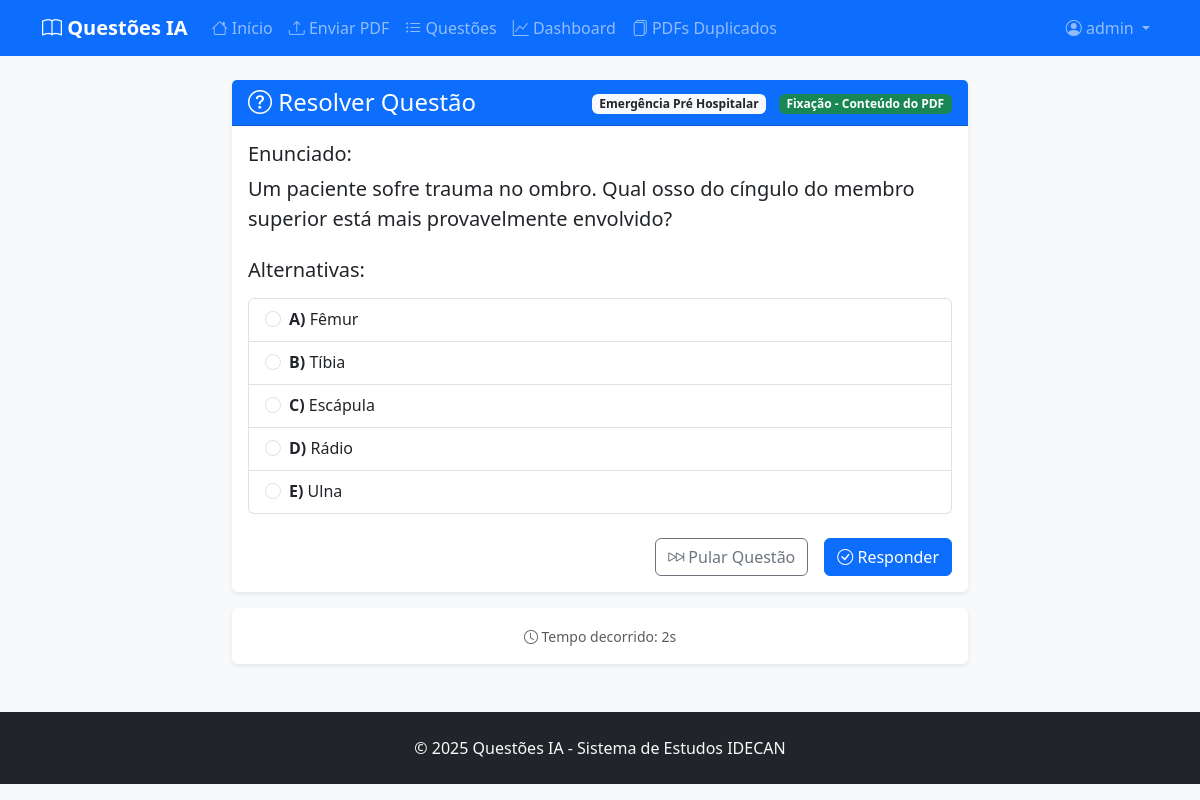
/resolver-questao/298/ (signed in), run on the app's committed database.
### core/models.py (models this page shows, shortened)
class Questao(models.Model):
    NIVEL_CHOICES = [
        ('fixacao', 'Fixação - Conteúdo do PDF'),
        ('medio', 'Médio - Aplicação Lógica'),
        ('dificil', 'Difícil - Lógica + Raciocínio Aplicado'),
        ('nivel_banca', 'Nível da Banca - Questão Real'),
    ]
    TIPO_CHOICES = [
        ('multipla_escolha', 'Múltipla Escolha'),
        ('certo_errado', 'Certo/Errado'),
        ('afirmacoes', 'Afirmações'),
        ('afirmacoes_variadas', 'Afirmações com Alternativas Variadas'),
        ('verdadeiro_falso', 'Verdadeiro ou Falso com Sequência'),
    ]
    INSTRUCAO_TIPO_CHOICES = [
        ('correto', 'Está CORRETO o que se afirma'),
        ('incorreto', 'Está INCORRETO o que se afirma'),
        ('corretos', 'Estão CORRETOS os itens'),
        ('incorretos', 'Estão INCORRETOS os itens'),
        ('correto_nos', 'Está CORRETO o que se afirma nos itens'),
        ('incorreto_nos', 'Está INCORRETO o que se afirma nos itens'),
    ]
    enunciado = models.TextField(verbose_name="Enunciado")
    tipo = models.CharField(max_length=20, choices=TIPO_CHOICES, default='multipla_escolha', verbose_name="Tipo")
    alternativas = models.JSONField(verbose_name="Alternativas")  # Lista de alternativas
    resposta_correta = models.CharField(max_length=1, verbose_name="Resposta Correta")
    explicacao = models.TextField(verbose_name="Explicação")
    justificativa_alternativas = models.JSONField(default=dict, verbose_name="Justificativa das Alternativas")
    referencia_pdf = models.TextField(blank=True, null=True, verbose_name="Referência no PDF")
    disciplina = models.ForeignKey(Disciplina, on_delete=models.CASCADE, verbose_name="Disciplina")
    nivel_dificuldade = models.CharField(max_length=20, choices=NIVEL_CHOICES, verbose_name="Nível de Dificuldade")
    pdf_origem = models.ForeignKey(PDFDocument, on_delete=models.CASCADE, verbose_name="PDF de Origem")
    data_criacao = models.DateTimeField(auto_now_add=True, verbose_name="Data de Criação")
    total_tentativas = models.IntegerField(default=0, verbose_name="Total de Tentativas")
    total_acertos = models.IntegerField(default=0, verbose_name="Total de Acertos")
    hash_conteudo = models.CharField(max_length=64, unique=True, null=True, blank=True, verbose_name="Hash do Conteúdo", help_text="Hash SHA-256 do enunciado para evitar duplicatas")
    afirmacoes = models.JSONField(null=True, blank=True, verbose_name="Afirmações", help_text="Lista de afirmações para questões do tipo 'Afirmações'")
    instrucao_tipo = models.CharField(max_length=20, choices=INSTRUCAO_TIPO_CHOICES, null=True, blank=True, verbose_name="Tipo de Instrução", help_text="Tipo de instrução para questões de afirmações")
    instrucao_texto = models.CharField(max_length=200, null=True, blank=True, verbose_name="Texto da Instrução", help_text="Texto personalizado da instrução")
    sequencia_resposta = models.CharField(max_length=10, null=True, blank=True, verbose_name="Sequência V/F", help_text="Sequência de V/F para questões do tipo 'Verdadeiro ou Falso' (ex: V-V-F-V)")
    instrucao_vf = models.CharField(max_length=200, null=True, blank=True, verbose_name="Instrução V/F", help_text="Instrução específica para questões V/F (ex: 'a sequência correta obtida no sentido de cima para baixo')")
    class Meta:
        verbose_name = "Questão"
        verbose_name_plural = "Questões"
        ordering = ['-data_criacao']
    def get_alternativas_display(self):
        if isinstance(self.alternativas, list):
            return {chr(65 + i): alt for i, alt in enumerate(self.alternativas)}
        return self.alternativas

class Disciplina(models.Model):
    codigo = models.CharField(max_length=50, unique=True, verbose_name="Código")
    nome = models.CharField(max_length=100, verbose_name="Nome")
    peso = models.IntegerField(default=1, verbose_name="Peso")
    questoes_prova = models.IntegerField(default=0, verbose_name="Questões na Prova")
    class Meta:
        verbose_name = "Disciplina"
        verbose_name_plural = "Disciplinas"
        ordering = ['nome']

### core/views.py (the view, shortened to what this page needs)
# urls.py: path('resolver-questao/<int:questao_id>/', views.resolver_questao, name='resolver_questao'),
@login_required
def resolver_questao(request, questao_id):
    questao = get_object_or_404(Questao, id=questao_id)
    if request.user.is_authenticated:
        questoes_respondidas_ids = list(TentativaQuestao.objects.filter(usuario=request.user).values_list('questao_id', flat=True))
        questoes_nao_respondidas = Questao.objects.exclude(id=questao_id).exclude(id__in=questoes_respondidas_ids)
        proxima_questao = questoes_nao_respondidas.order_by('?').first()
        if not proxima_questao:
            proxima_questao = Questao.objects.exclude(id=questao_id).order_by('?').first()
    else:
        proxima_questao = Questao.objects.exclude(id=questao_id).order_by('?').first()
    context = {
        'questao': questao,
        'proxima_questao': proxima_questao,
        'alternativas_display': questao.get_alternativas_display(),
    }
    return render(request, 'core/resolver_questao.html', context)

### templates/core/resolver_questao.html (shortened to what this page needs)
{% extends 'base.html' %}
{% block content %}
<div class="row justify-content-center">
    <div class="col-md-8">
        <div class="card">
            <div class="card-header bg-primary text-white">
                <div class="d-flex justify-content-between align-items-center">
                    <h4 class="mb-0">
                        <i class="bi bi-question-circle"></i> Resolver Questão
                    </h4>
                    <div>
                        <span class="badge bg-light text-dark me-2">{{ questao.disciplina.nome }}</span>
                        <span class="badge bg-{% if questao.nivel_dificuldade == 'fixacao' %}success{% elif questao.nivel_dificuldade == 'medio' %}warning{% elif questao.nivel_dificuldade == 'dificil' %}danger{% else %}dark{% endif %}">
                            {{ questao.get_nivel_dificuldade_display }}
                        </span>
                    </div>
                </div>
            </div>
            <div class="card-body">
                <div class="mb-4">
                    <h5>Enunciado:</h5>
                    <p class="lead">{{ questao.enunciado }}</p>
                </div>
                <form method="post">
                    <h5 class="mb-3">Alternativas:</h5>
                    <div class="list-group">
                        {% for letra, texto in alternativas_display.items %}
                            <div class="list-group-item">
                                <div class="form-check">
                                    <input class="form-check-input" type="radio" name="resposta" id="alt_{{ letra }}" value="{{ letra }}">
                                    <label class="form-check-label w-100" for="alt_{{ letra }}">
                                        <strong>{{ letra }})</strong> {{ texto }}
                                    </label>
                                </div>
                            </div>
                        {% endfor %}
                    </div>
                    <div class="d-grid gap-2 d-md-flex justify-content-md-end mt-4">
                        {% if proxima_questao %}
                            <a class="btn btn-outline-secondary me-md-2" href="{% url 'core:resolver_questao' proxima_questao.id %}">
                                <i class="bi bi-skip-forward"></i> Pular Questão
                            </a>
                        {% endif %}
                        <button class="btn btn-primary" type="submit">
                            <i class="bi bi-check-circle"></i> Responder
                        </button>
                    </div>
                </form>
            </div>
        </div>
        <div class="card mt-3">
            <div class="card-body text-center">
                <small class="text-muted">
                    <i class="bi bi-clock"></i> Tempo decorrido: <span id="timer">0s</span>
                </small>
            </div>
        </div>
    </div>
</div>
{% endblock %}

### templates/base.html (shortened to what this page needs)
{% load static %}
<!DOCTYPE html>
<html lang="pt-br">
<head>
    <link href="https://cdn.jsdelivr.net/npm/bootstrap@5.3.2/dist/css/bootstrap.min.css" rel="stylesheet">
    <link href="https://cdn.jsdelivr.net/npm/bootstrap-icons@1.11.0/font/bootstrap-icons.css" rel="stylesheet">
</head>
<body class="bg-light">
    <nav class="navbar navbar-expand-lg navbar-dark bg-primary">
        <div class="container">
            <a class="navbar-brand" href="{% url 'core:home' %}">
                <i class="bi bi-book"></i> Questões IA
            </a>
            <div class="collapse navbar-collapse" id="navbarNav">
                <ul class="navbar-nav me-auto">
                    <li class="nav-item">
                        <a class="nav-link" href="{% url 'core:home' %}">
                            <i class="bi bi-house"></i> Início
                        </a>
                    </li>
                    <li class="nav-item">
                        <a class="nav-link" href="{% url 'core:upload_pdf' %}">
                            <i class="bi bi-upload"></i> Enviar PDF
                        </a>
                    </li>
                    <li class="nav-item">
                        <a class="nav-link" href="{% url 'core:listar_questoes' %}">
                            <i class="bi bi-list-ul"></i> Questões
                        </a>
                    </li>
                    <li class="nav-item">
                        <a class="nav-link" href="{% url 'core:dashboard' %}">
                            <i class="bi bi-graph-up"></i> Dashboard
                        </a>
                    </li>
                    <li class="nav-item">
                        <a class="nav-link" href="{% url 'core:pdfs_duplicados' %}">
                            <i class="bi bi-files"></i> PDFs Duplicados
                        </a>
                    </li>
                </ul>
                <ul class="navbar-nav">
                    {% if user.is_authenticated %}
                        <li class="nav-item dropdown">
                            <a class="nav-link dropdown-toggle" href="#" role="button" data-bs-toggle="dropdown">
                                <i class="bi bi-person-circle"></i> {{ user.username }}
                            </a>
                        </li>
                    {% else %}
                        <li class="nav-item">
                            <a class="nav-link" href="{% url 'admin:login' %}">
                                <i class="bi bi-box-arrow-in-right"></i> Entrar
                            </a>
                        </li>
                    {% endif %}
                </ul>
            </div>
        </div>
    </nav>
    <main class="container my-4">
        {% block content %}{% endblock %}
    </main>
    <footer class="bg-dark text-light py-4 mt-5">
        <div class="container text-center">
            <p class="mb-0">&copy; 2025 Questões IA - Sistema de Estudos IDECAN</p>
        </div>
    </footer>
</body>
</html>

### templates/base.html (style rules this page uses)
.navbar-brand { font-weight: bold; }
.card { border: none; box-shadow: 0 0.125rem 0.25rem rgba(0, 0, 0, 0.075); }

### data on the page
Questao: disciplina.nome "Emergência Pré Hospitalar", nivel_dificuldade "Fixação - Conteúdo do PDF", enunciado "Um paciente sofre trauma no ombro. Qual osso do cíngulo do membro superior está mais provavelmente envolvido?"

### other printed values
{{ user.username }} "admin"
{{ letra }} "A" "B" "C" "D" "E"
{{ texto }} "Fêmur" "Tíbia" "Escápula" "Rádio" "Ulna"
